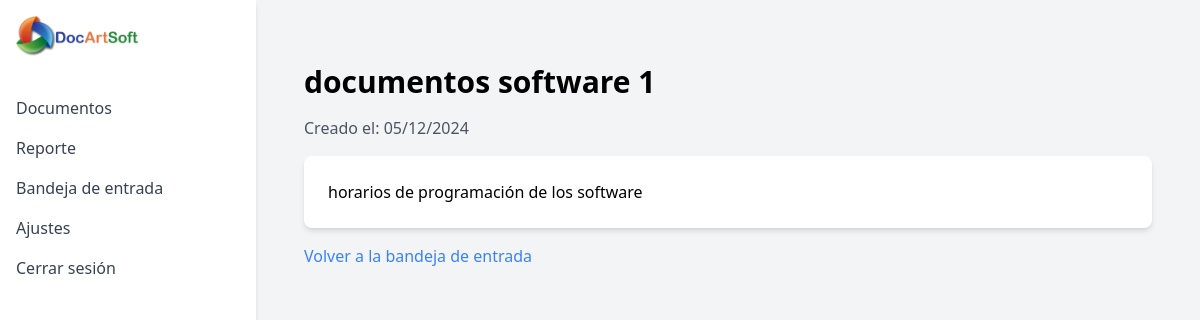
The page /detalle/20/ (signed in) on the database as committed earlier.
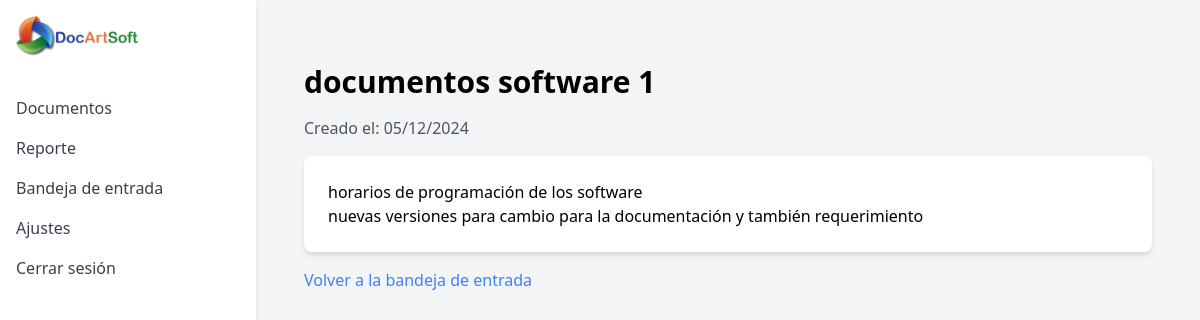
The same page on the database as committed later.
### dashboard/models.py (models this page shows, shortened)
class Documento(models.Model):
    titulo = models.CharField(max_length=200)
    contenido = models.TextField()
    creado_por = models.ForeignKey(User, on_delete=models.CASCADE)
    fecha_creacion = models.DateTimeField(auto_now_add=True)
    fecha_actualizacion = models.DateTimeField(auto_now=True)
    fecha_vista = models.DateTimeField(null=True, blank=True)
    etiquetas = models.CharField(max_length=200, blank=True)
    ubicacion = models.CharField(max_length=200, blank=True)
    compartido_con = models.ManyToManyField(User, related_name='documentos_compartidos', blank=True)
    class Meta:
        ordering = ['-fecha_creacion']

### dashboard/views.py (the view)
# urls.py: path('detalle/<int:documento_id>/', views.detalle_documento, name='detalle_documento'), # bandeja entrada
@login_required
def detalle_documento(request, documento_id):
    documento = get_object_or_404(Documento, id=documento_id)
    return render(request, 'detalle_documento.html', {'documento': documento})

### dashboard/templates/detalle_documento.html
{% extends 'base.html' %}
{% block content %}
<div class="container mx-auto px-4 py-8">
    <h1 class="text-3xl font-bold mb-4">{{ documento.titulo }}</h1>
    <p class="text-gray-600 mb-4">Creado el: {{ documento.fecha_creacion|date:"d/m/Y" }}</p>
    <div class="bg-white shadow-md rounded-lg p-6">
        {{ documento.contenido|linebreaks }}
    </div>
    <div class="mt-4">
        <a href="{% url 'dashboard:bandeja_entrada' %}" class="text-blue-500 hover:underline">Volver a la bandeja de entrada</a>
    </div>
</div>
{% endblock %}

Rows that differ between the two databases and show on the page:
changed Documento "documentos software 1": contenido "horarios de programación de los software" → "horarios de programación de los software nuevas versiones para cambio para la documentación y también requerimiento"
